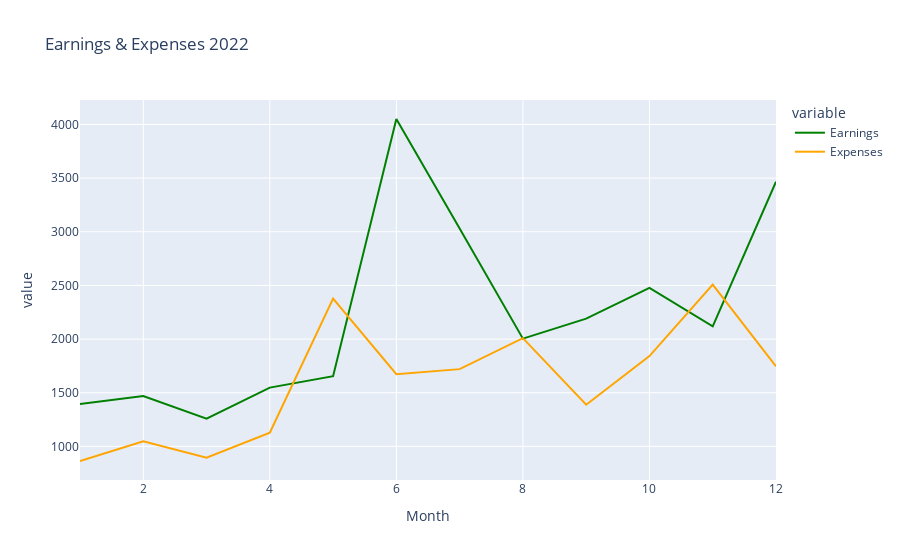
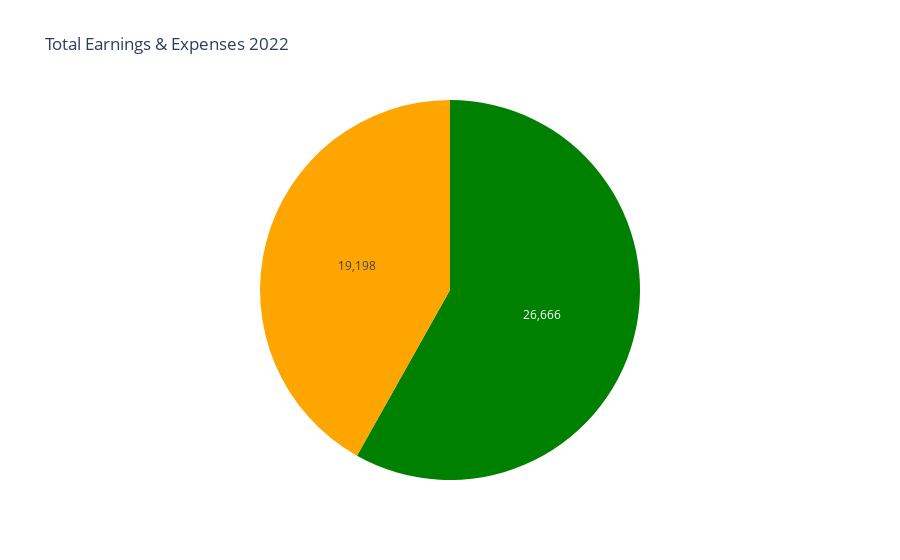
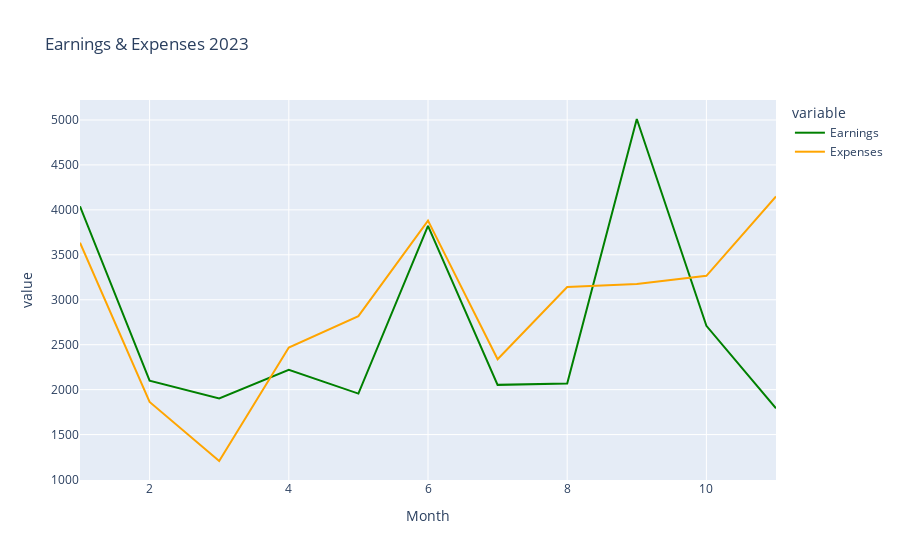

Notebook source saved alongside these figures, in order:
### Code cell
import plotly.express as px

fig_2022 = px.line(finances_2022, x = 'Month', y = ['Earnings', 'Expenses'],
                  title = 'Earnings & Expenses 2022',
                  color_discrete_sequence = ['green', 'orange'])

values = finances_2022['Earnings'].sum(), finances_2022['Expenses'].sum()
fig_total_2022 = px.pie(labels = ['Earnings', 'Expenses'], values = values,
                       title = 'Total Earnings & Expenses 2022')
fig_total_2022.update_traces(marker = dict(colors = ['green', 'orange']),
                            textinfo = 'value')

fig_2023 = px.line(finances_2023, x = 'Month', y = ['Earnings', 'Expenses'],
                  title = 'Earnings & Expenses 2023',
                  color_discrete_sequence = ['green', 'orange'])

fig_2022.show()
fig_total_2022.show()
fig_2023.show()

### Figure 1 — Plotly figure (JSON) as saved in the notebook; plotly's stock layout.template omitted (floating-point values rounded to 4 significant figures)
{"data": [{"hovertemplate": "variable=Earnings<br>Month=%{x}<br>value=%{y}<extra></extra>", "legendgroup": "Earnings", "line": {"color": "green", "dash": "solid"}, "marker": {"symbol": "circle"}, "mode": "lines", "name": "Earnings", "orientation": "v", "showlegend": true, "type": "scatter", "x": [1, 2, 3, 4, 5, 6, 7, 8, 9, 10, 11, 12], "xaxis": "x", "y": [1396, 1470, 1259, 1548, 1654, 4051, 3030, 2004, 2191, 2477, 2119, 3467], "yaxis": "y"}, {"hovertemplate": "variable=Expenses<br>Month=%{x}<br>value=%{y}<extra></extra>", "legendgroup": "Expenses", "line": {"color": "orange", "dash": "solid"}, "marker": {"symbol": "circle"}, "mode": "lines", "name": "Expenses", "orientation": "v", "showlegend": true, "type": "scatter", "x": [1, 2, 3, 4, 5, 6, 7, 8, 9, 10, 11, 12], "xaxis": "x", "y": [864, 1048, 895, 1127, 2378, 1673, 1720, 2009, 1388, 1842, 2508, 1746], "yaxis": "y"}], "layout": {"autosize": true, "legend": {"title": {"text": "variable"}, "tracegroupgap": 0}, "title": {"text": "Earnings & Expenses 2022"}, "xaxis": {"anchor": "y", "autorange": true, "domain": [0, 1], "range": [1, 12], "title": {"text": "Month"}, "type": "linear"}, "yaxis": {"anchor": "x", "autorange": true, "domain": [0, 1], "range": [686.9, 4228.0], "title": {"text": "value"}, "type": "linear"}}}

### Figure 2 — Plotly figure (JSON) as saved in the notebook; plotly's stock layout.template omitted (floating-point values rounded to 4 significant figures)
{"data": [{"domain": {"x": [0, 1], "y": [0, 1]}, "hovertemplate": "value=%{value}<extra></extra>", "legendgroup": "", "marker": {"colors": ["green", "orange"]}, "name": "", "showlegend": false, "textinfo": "value", "type": "pie", "values": [26666, 19198]}], "layout": {"autosize": true, "legend": {"tracegroupgap": 0}, "title": {"text": "Total Earnings & Expenses 2022"}}}

### Figure 3 — Plotly figure (JSON) as saved in the notebook; plotly's stock layout.template omitted (floating-point values rounded to 4 significant figures)
{"data": [{"hovertemplate": "variable=Earnings<br>Month=%{x}<br>value=%{y}<extra></extra>", "legendgroup": "Earnings", "line": {"color": "green", "dash": "solid"}, "marker": {"symbol": "circle"}, "mode": "lines", "name": "Earnings", "orientation": "v", "showlegend": true, "type": "scatter", "x": [1, 2, 3, 4, 5, 6, 7, 8, 9, 10, 11], "xaxis": "x", "y": [4040, 2099, 1901, 2221, 1956, 3821, 2053, 2069, 5011, 2710, 1792], "yaxis": "y"}, {"hovertemplate": "variable=Expenses<br>Month=%{x}<br>value=%{y}<extra></extra>", "legendgroup": "Expenses", "line": {"color": "orange", "dash": "solid"}, "marker": {"symbol": "circle"}, "mode": "lines", "name": "Expenses", "orientation": "v", "showlegend": true, "type": "scatter", "x": [1, 2, 3, 4, 5, 6, 7, 8, 9, 10, 11], "xaxis": "x", "y": [3635, 1863, 1206, 2468, 2817, 3881, 2338, 3142, 3175, 3266, 4150], "yaxis": "y"}], "layout": {"autosize": true, "legend": {"title": {"text": "variable"}, "tracegroupgap": 0}, "title": {"text": "Earnings & Expenses 2023"}, "xaxis": {"anchor": "y", "autorange": true, "domain": [0, 1], "range": [1, 11], "title": {"text": "Month"}, "type": "linear"}, "yaxis": {"anchor": "x", "autorange": true, "domain": [0, 1], "range": [994.6, 5222.0], "title": {"text": "value"}, "type": "linear"}}}
